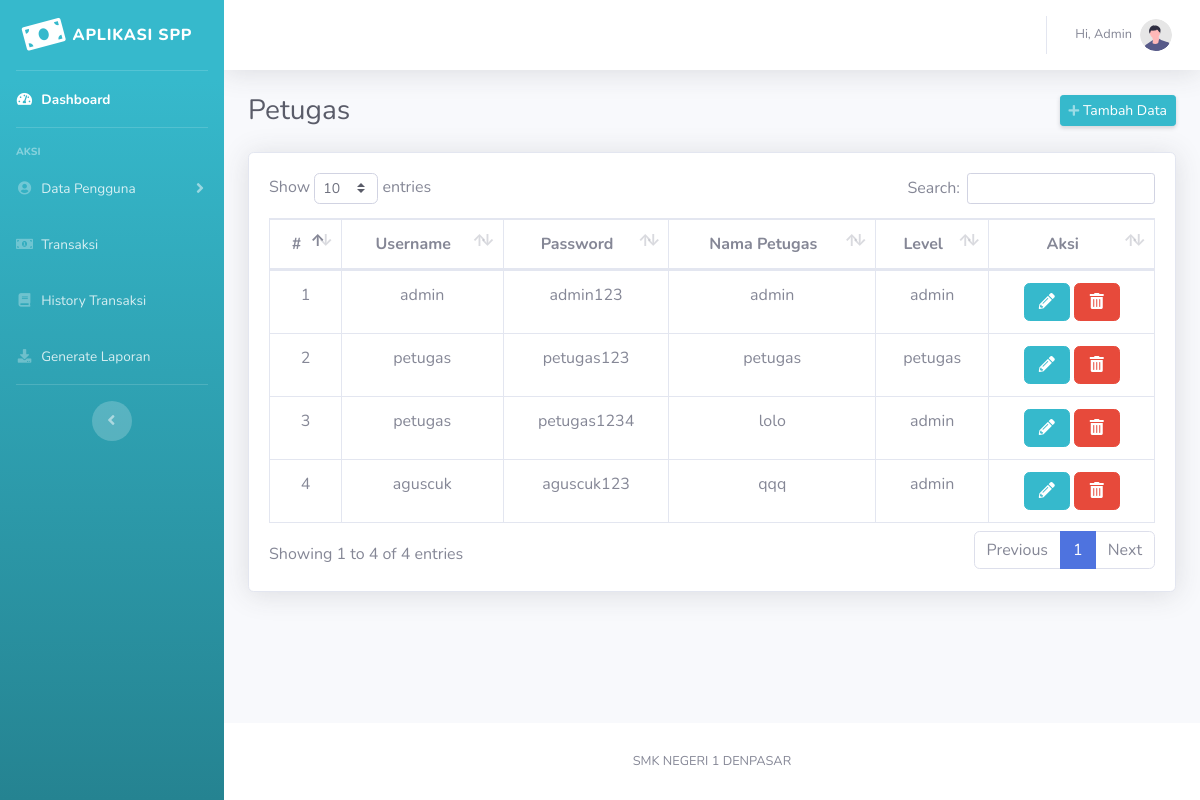
Screenshot of /views/component/petugas/data-petugas.php (signed in) with the database file from the repository.
### tables this page shows
CREATE TABLE `tb_petugas` (
  `id_petugas` int(11) NOT NULL,
  `username` varchar(25) NOT NULL,
  `password` varchar(32) NOT NULL,
  `nama_petugass` varchar(35) NOT NULL,
  `level` enum('admin','petugas') NOT NULL
);

### utils/Databases.php (called while the page is built, shortened)
<?php
class Databases{
    private static $host = 'localhost';
    private static $user = 'root';
    private static $pass = 'root';
    private static $db = 'aplikasi_spp';
    public static function connection()
    {
        $conn = new mysqli(self::$host, self::$user, self::$pass, self::$db);
        return $conn;
    }
    public static function query($query)
    {
        $conn = self::connection();
        $queryRun = mysqli_query($conn, $query) or die(mysqli_errno($conn));
        return $queryRun;
    }
    public static function fetchAll($query){
        $query = self::query($query);
        $data = mysqli_fetch_all($query, MYSQLI_ASSOC);
        return $data;
    }
}

### views/component/petugas/data-petugas.php (the view, shortened to what this page needs)
<?php include_once '../templates/sidebar.php'?>
<?php include_once '../templates/navbar.php';
?>
                <div class="container-fluid">
                    <div class="d-sm-flex align-items-center justify-content-between mb-4">
                        <h1 class="h3 mb-0 text-gray-800">Petugas</h1>
                        <a href="tambah-petugas.php" class="d-none d-sm-inline-block btn btn-sm btn-info shadow-sm"><i class="fas fa-plus fa-sm text-white-50"></i> Tambah Data</a>
                    </div>
                        <div class="card shadow mb-4">
                        <div class="card-body">
                        <div class="table-responsive">
                        <table class="table table-bordered" id="dataTable">
                        <thead>
                            <tr class="text-center">
                                <th scope="col">#</th>
                                <th scope="col">Username</th>
                                <th scope="col">Password</th>
                                <th scope="col">Nama Petugas</th>
                                <th scope="col">Level</th>
                                <th scope="col" class="text-center">Aksi</th>
                            </tr>
                        </thead>
                                <tbody>
                                <?php
                                $lihat = Databases::fetchAll("SELECT * FROM tb_petugas");
                                $no = 1;
                                    foreach ($lihat as $l) {
                                ?>
                                    <tr class="text-center">
                                        <td><?php echo $no++; ?></td>
                                        <td><?php echo $l['username']; ?></td>
                                        <td><?php echo $l['password']; ?></td>
                                        <td><?php echo $l['nama_petugass']; ?></td>
                                        <td><?php echo $l['level']; ?></td>
                                        <td class="text-center"><a href="" class="btn btn-info" data-toggle="modal" data-target="#editPetugas<?= $l['id_petugas']?>"><i class="fas fa-fw fa-pencil-alt"></i></a>
                                        <a href="" class="btn btn-danger" data-toggle="modal" data-target="#hapusPetugas<?= $l['id_petugas']?>"><i class="fas fa-fw fa-trash-alt"></i></a></td>
                                    </tr>
                                        <?php }
                                        ?>
                                </tbody>
                                    </table>
                        </div>
                        </div>
                        </div>
                    </div>
<?php include_once '../templates/footer.php'?>

### rows the page displays
tb_petugas: username "admin", password "admin123", nama_petugass "admin", level "admin"
tb_petugas: username "petugas", password "petugas123", nama_petugass "petugas", level "petugas"
tb_petugas: username "petugas", password "petugas1234", nama_petugass "lolo", level "admin"
tb_petugas: username "aguscuk", password "aguscuk123", nama_petugass "qqq", level "admin"

### other values shown
$_SESSION['username'] "Admin"
